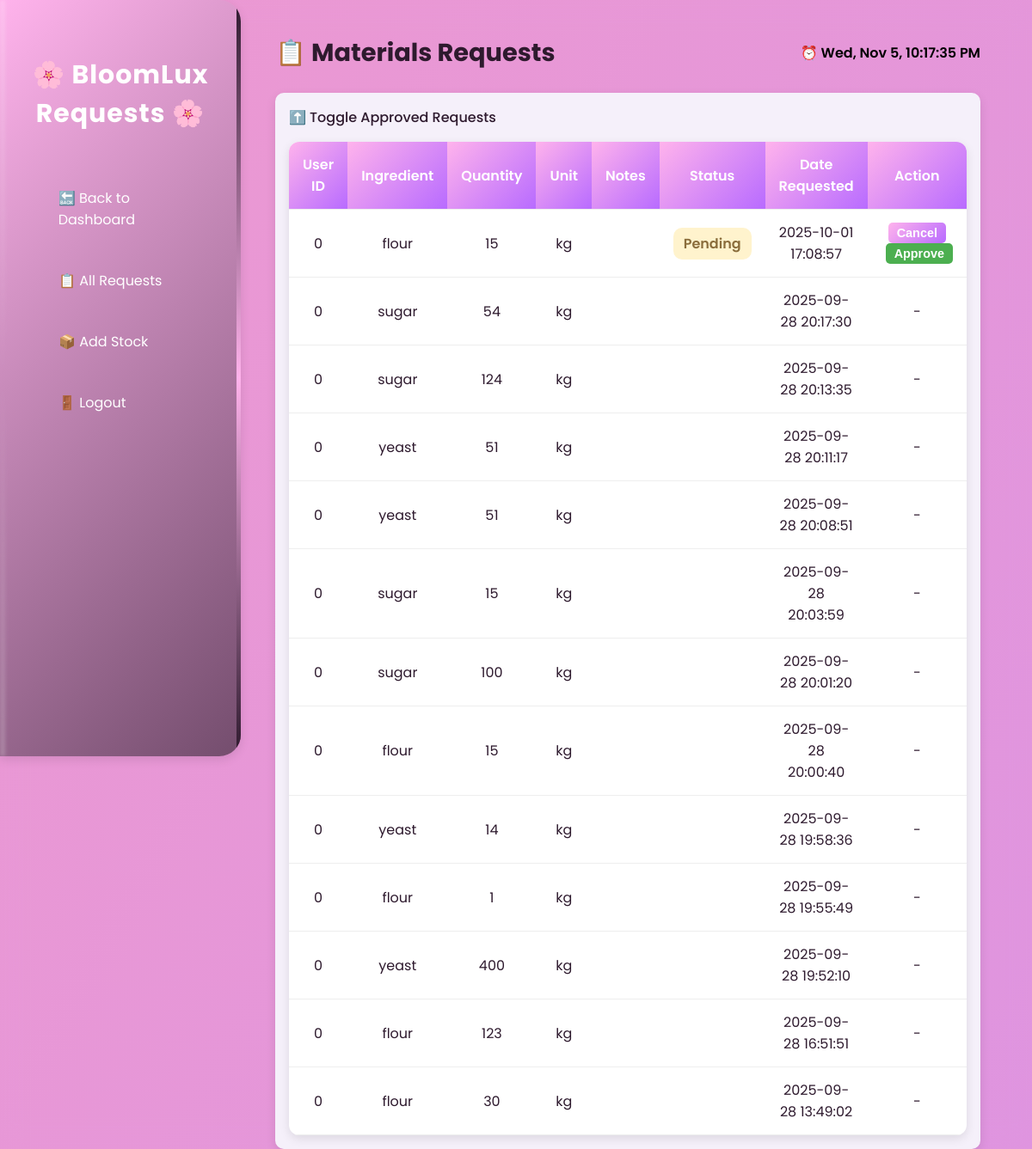
The app's page /my_requests.php (signed in), older data.
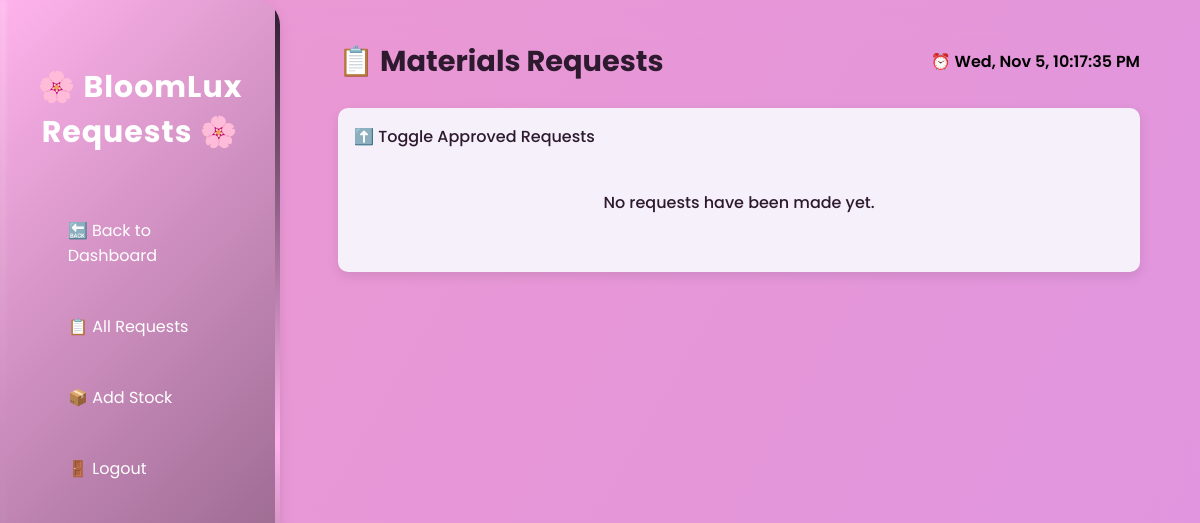
The same page, newer data.
### tables this page shows
CREATE TABLE `requests` (
  `id` int(11) NOT NULL,
  `ingredient_id` int(11) NOT NULL,
  `user_id` int(11) NOT NULL,
  `ingredient_name` varchar(100) NOT NULL,
  `quantity` int(11) NOT NULL,
  `notes` text DEFAULT NULL,
  `unit` varchar(50) DEFAULT NULL,
  `status` enum('pending','approved','completed','denied') NOT NULL DEFAULT 'pending',
  `requested_at` timestamp NOT NULL DEFAULT current_timestamp()
);

### my_requests.php (the view, shortened to what this page needs)
<?php
include 'backend/init.php';
$sql = "SELECT id, user_id, ingredient_name, quantity, notes, unit, status, requested_at
        FROM requests
        ORDER BY requested_at DESC";
$stmt = $conn->prepare($sql);
$stmt->execute();
$result = $stmt->get_result();
?>
<!DOCTYPE html>
<html lang="en">
<head>
  <link rel="stylesheet" href="css/my_request.css">
  <link rel="stylesheet" href="css/my_request_form.css">
</head>
<body>
  <div class="sidebar">
    <h2>🌸 BloomLux Requests 🌸</h2>
    <a href="admin_dashboard.php">🔙 Back to Dashboard </a>
    <a href="my_requests.php">📋 All Requests</a>
    <a href="backend/add_stock.php">📦 Add Stock</a>
    <a href="logout.php">🚪 Logout</a>
  </div>
  <div class="main">
    <div class="top-bar">
      <div class="title">📋 Materials Requests</div>
      <div id="live-time">⏰ Loading...</div>
    </div>
    <div class="card">
      <div class="toggle-approved" onclick="toggleApproved()">⬆️ Toggle Approved Requests</div>
      <?php if ($result->num_rows > 0): ?>
        <table id="requestsTable">
          <tr>
            <th>User ID</th>
            <th>Ingredient</th>
            <th>Quantity</th>
            <th>Unit</th>
            <th>Notes</th>
            <th>Status</th>
            <th>Date Requested</th>
            <th>Action</th>
          </tr>
          <?php foreach ($result as $row):
            $status = strtolower($row['status']);
            $status_class = '';
            $status_label = '';
            if ($status == 'pending') {
              $status_label = 'Pending';
              $status_class = 'pending';
            } elseif ($status == 'approved') {
              $status_label = 'Approved';
              $status_class = 'approved';
            } elseif ($status == 'cancelled') {
              $status_label = 'Cancelled';
              $status_class = 'cancelled';
            } elseif ($status == 'denied') {
              $status_label = 'Denied';
              $status_class = 'denied';
            } else {
              $status_label = ucfirst($status);
              $status_class = $status;
            }
          ?>
            <tr class="<?= $status == 'approved' ? 'approved-row' : '' ?>">
              <td><?= htmlspecialchars($row['user_id']); ?></td>
              <td><?= htmlspecialchars($row['ingredient_name']); ?></td>
              <td><?= htmlspecialchars($row['quantity']); ?></td>
              <td><?= htmlspecialchars($row['unit']); ?></td>
              <td><?= htmlspecialchars($row['notes']); ?></td>
              <td><span class="status <?= $status_class; ?>"><?= $status_label; ?></span></td>
              <td><?= htmlspecialchars($row['requested_at']); ?></td>
              <td>
                <?php if ($status == 'pending'): ?>
                  <button class="btn-cancel" data-id="<?= $row['id']; ?>">Cancel</button>
                  <button class="btn-approve" data-id="<?= $row['id']; ?>">Approve</button>
                <?php else: ?>
                  -
                <?php endif; ?>
              </td>
            </tr>
          <?php endforeach; ?>
        </table>
      <?php else: ?>
        <p class="empty">No requests have been made yet.</p>
      <?php endif; ?>
    </div>
  </div>
</body>
</html>

Row changes from the older to the newer data that the page shows:
removed requests: user "0", ingredient_name "flour", quantity "15", unit "kg", status "Pending", requested_at "2025-10-01 17:08:57"
removed requests: user "0", ingredient_name "sugar", quantity "54", unit "kg", requested_at "2025-09-28 20:17:30"
removed requests: user "0", ingredient_name "sugar", quantity "124", unit "kg", requested_at "2025-09-28 20:13:35"
removed requests: user "0", ingredient_name "yeast", quantity "51", unit "kg", requested_at "2025-09-28 20:11:17"
removed requests: user "0", ingredient_name "yeast", quantity "51", unit "kg", requested_at "2025-09-28 20:08:51"
removed requests: user "0", ingredient_name "sugar", quantity "15", unit "kg", requested_at "2025-09-28 20:03:59"
removed requests: user "0", ingredient_name "sugar", quantity "100", unit "kg", requested_at "2025-09-28 20:01:20"
removed requests: user "0", ingredient_name "flour", quantity "15", unit "kg", requested_at "2025-09-28 20:00:40"
removed requests: user "0", ingredient_name "yeast", quantity "14", unit "kg", requested_at "2025-09-28 19:58:36"
removed requests: user "0", ingredient_name "flour", quantity "1", unit "kg", requested_at "2025-09-28 19:55:49"
removed requests: user "0", ingredient_name "yeast", quantity "400", unit "kg", requested_at "2025-09-28 19:52:10"
removed requests: user "0", ingredient_name "flour", quantity "123", unit "kg", requested_at "2025-09-28 16:51:51"
removed requests: user "0", ingredient_name "flour", quantity "30", unit "kg", requested_at "2025-09-28 13:49:02"
Text that changed along with them:
text no longer shown: "User ID Ingredient Quantity Unit Notes Status Date Requested Action"
text now shown: "No requests have been made yet."
